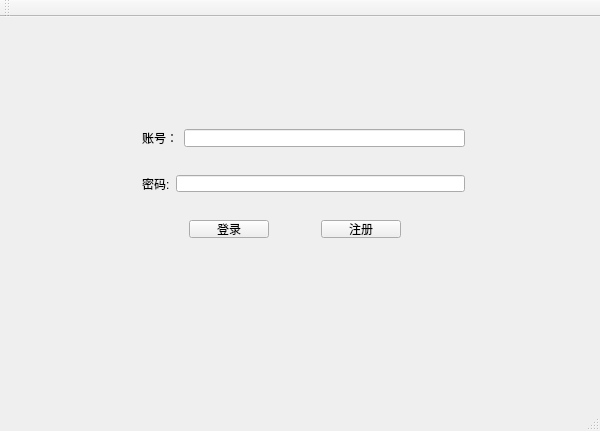
<?xml version="1.0" encoding="UTF-8"?>
<ui version="4.0">
 <class>ClientMainClass</class>
 <widget class="QMainWindow" name="ClientMainClass">
  <property name="geometry">
   <rect>
    <x>0</x>
    <y>0</y>
    <width>600</width>
    <height>431</height>
   </rect>
  </property>
  <property name="windowTitle">
   <string>ClientMain</string>
  </property>
  <widget class="QWidget" name="centralWidget">
   <widget class="QWidget" name="widget_4" native="true">
    <property name="geometry">
     <rect>
      <x>120</x>
      <y>90</y>
      <width>367</width>
      <height>153</height>
     </rect>
    </property>
    <layout class="QGridLayout" name="gridLayout">
     <item row="2" column="0">
      <widget class="QWidget" name="widget_2" native="true">
       <layout class="QHBoxLayout" name="horizontalLayout_2">
        <item>
         <widget class="QLabel" name="label_2">
          <property name="text">
           <string>密码:</string>
          </property>
         </widget>
        </item>
        <item>
         <widget class="QLineEdit" name="psd"/>
        </item>
       </layout>
      </widget>
     </item>
     <item row="3" column="0">
      <widget class="QWidget" name="widget_3" native="true">
       <layout class="QHBoxLayout" name="horizontalLayout_3">
        <item>
         <spacer name="horizontalSpacer">
          <property name="orientation">
           <enum>Qt::Orientation::Horizontal</enum>
          </property>
          <property name="sizeHint" stdset="0">
           <size>
            <width>40</width>
            <height>20</height>
           </size>
          </property>
         </spacer>
        </item>
        <item>
         <widget class="QPushButton" name="logon">
          <property name="text">
           <string>登录</string>
          </property>
         </widget>
        </item>
        <item>
         <spacer name="horizontalSpacer_3">
          <property name="orientation">
           <enum>Qt::Orientation::Horizontal</enum>
          </property>
          <property name="sizeHint" stdset="0">
           <size>
            <width>40</width>
            <height>20</height>
           </size>
          </property>
         </spacer>
        </item>
        <item>
         <widget class="QPushButton" name="login">
          <property name="text">
           <string>注册</string>
          </property>
         </widget>
        </item>
        <item>
         <spacer name="horizontalSpacer_2">
          <property name="orientation">
           <enum>Qt::Orientation::Horizontal</enum>
          </property>
          <property name="sizeHint" stdset="0">
           <size>
            <width>64</width>
            <height>20</height>
           </size>
          </property>
         </spacer>
        </item>
       </layout>
      </widget>
     </item>
     <item row="1" column="0">
      <widget class="QWidget" name="widget" native="true">
       <layout class="QHBoxLayout" name="horizontalLayout">
        <item>
         <widget class="QLabel" name="label">
          <property name="text">
           <string>账号：</string>
          </property>
         </widget>
        </item>
        <item>
         <widget class="QLineEdit" name="id"/>
        </item>
       </layout>
      </widget>
     </item>
    </layout>
   </widget>
  </widget>
  <widget class="QMenuBar" name="menuBar">
   <property name="geometry">
    <rect>
     <x>0</x>
     <y>0</y>
     <width>600</width>
     <height>20</height>
    </rect>
   </property>
  </widget>
  <widget class="QToolBar" name="mainToolBar">
   <attribute name="toolBarArea">
    <enum>TopToolBarArea</enum>
   </attribute>
   <attribute name="toolBarBreak">
    <bool>false</bool>
   </attribute>
  </widget>
  <widget class="QStatusBar" name="statusBar"/>
 </widget>
 <layoutdefault spacing="6" margin="11"/>
 <resources>
  <include location="ClientMain.qrc"/>
 </resources>
 <connections/>
</ui>
